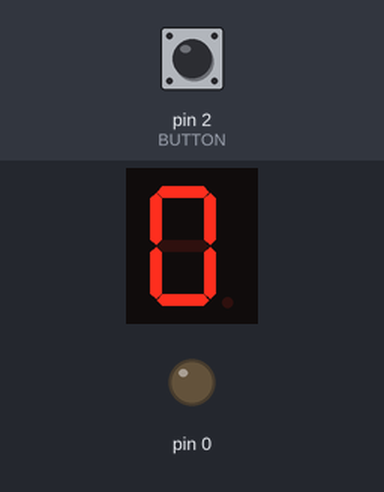
Simulated run of this sketch. Board: Arduino Uno, built with avr-gcc and run on an emulated ATmega328P. Shown: 1-digit seven-segment display, output pins drawn as LEDs (lit = HIGH). Wiring (inferred from the names in the program): 1-digit 7-segment display, segments lit when LOW: segments pin 3, pin 4, pin 5, pin 6, pin 7, pin 8, pin 9. The test bench sets the inputs (shaded band); at power-on: pin 2 (BUTTON) HIGH. The segment pins are drawn as the display they are named for; pins used as bus, display or sensor lines are not drawn.

Above: at 1.2 s.
1.3 s: pin 2 (BUTTON) pulled LOW for 1 s
At 2.4 s:
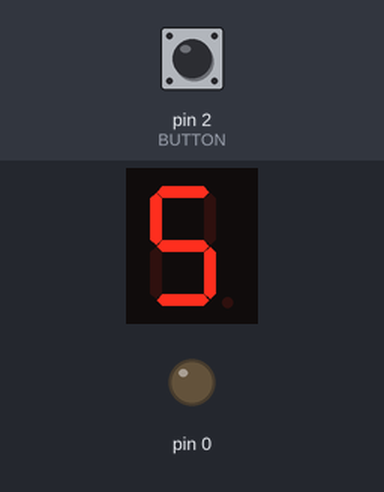
3.8 s: pin 2 (BUTTON) pulled LOW for 0.15 s
At 4.9 s:
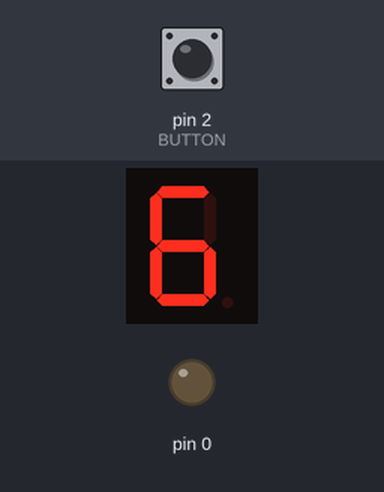
5.4 s: pin 2 (BUTTON) pulled LOW for 0.15 s
At 6.1 s:
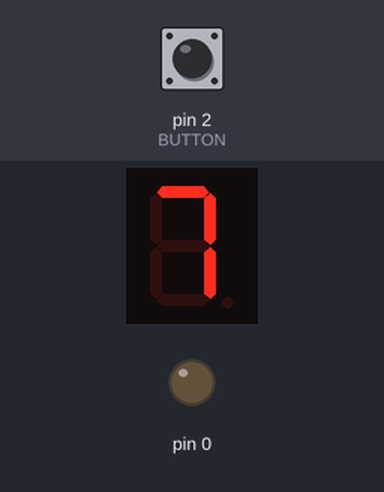
7.0 s: pin 2 (BUTTON) pulled LOW for 1 s
At 9.1 s:
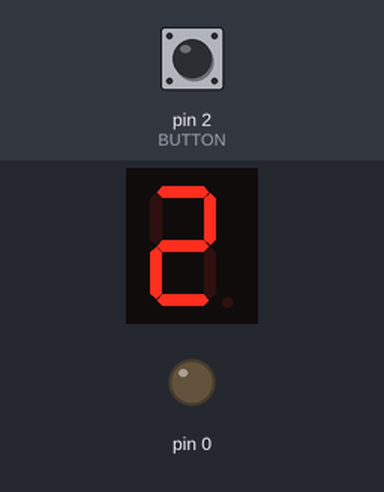
Timing chart, 0 to 10.5 s (numbered marks = the images above; inputs shaded):
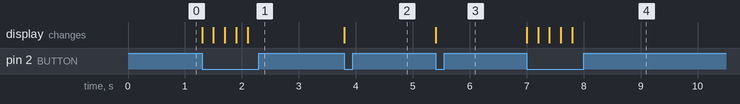

Measured:
- after the input at 1.3 s, the display: first changes at once (image 1 shows a later state)
- after the input at 3.8 s, the display: changes at once (image 2)
- after the input at 5.4 s, the display: changes at once (image 3)
- after the input at 7.0 s, the display: first changes at once (image 4 shows a later state)

The sketch:

Contando_numeros_de_0_a_9_com_o_botao.ino
```cpp
#define BUTTON 2

// Pinos dos segmentos para cada display (unidades)
const int segmentPins[3][7] = {
  {3, 4, 5, 6, 7, 8, 9}, // Unidades
};

int counter = 0;

// Matriz para display de anodo comum (1 = apagado, 0 = aceso)
const byte numbers[10][7] = {
  {0,0,0,0,0,0,1}, // 0
  {1,0,0,1,1,1,1}, // 1
  {0,0,1,0,0,1,0}, // 2
  {0,0,0,0,1,1,0}, // 3
  {1,0,0,1,1,0,0}, // 4
  {0,1,0,0,1,0,0}, // 5
  {0,1,0,0,0,0,0}, // 6
  {0,0,0,1,1,1,1}, // 7
  {0,0,0,0,0,0,0}, // 8
  {0,0,0,0,1,0,0}  // 9
};

// Função para exibir um número em um display específico
void displayNumber(int num, const int segment[7]) {
  for (int i = 0; i < 7; i++) {
    digitalWrite(segment[i], numbers[num][i]);
  }
}

void setup() {
  // Configurar pinos dos segmentos como saída
  for (int i = 0; i < 3; i++) {
    for (int j = 0; j < 7; j++) {
      pinMode(segmentPins[i][j], OUTPUT);
    }
  }

  pinMode(BUTTON, INPUT_PULLUP); // Botão com resistor pull-up interno

  // Inicializar display com 000
  displayNumber(0, segmentPins[0]); // Unidades
}

void loop() {
  while (digitalRead(BUTTON) == LOW) { // Enquanto o botão estiver pressionado
    counter = (counter + 1) % 10; // Incrementa e reinicia ao atingir 9

    int unidades = counter % 10;

    displayNumber(unidades, segmentPins[0]); // Atualiza Unidades

    delay(200); // Controle da velocidade de contagem
  }
}
```
